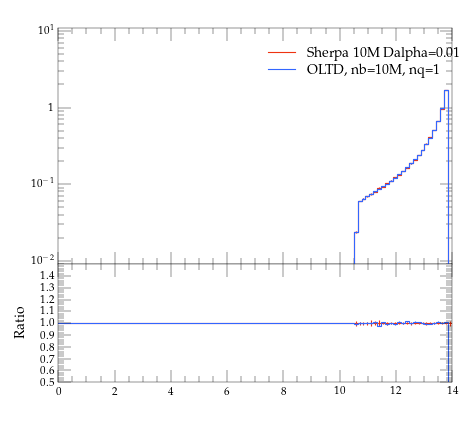

The Python source for this figure:
#! /usr/bin/env python

# This Python script was auto-generated using YODA v2.0.0.
# Analysis object: /evtb/cutEg_tjb_m
# Timestamp: 13-04-2024 (07:56:31)

import matplotlib as mpl
import matplotlib.pyplot as plt
mpl.use('Agg') # comment out for interactive use
import os
import numpy as np

plotDir = os.path.split(os.path.realpath(__file__))[0]
if 'YODA_USER_PLOT_PATH' in globals():
    plot_outdir = globals()['YODA_USER_PLOT_PATH']
else:
    plot_outdir = plotDir

#plot style
plt.style.use(os.path.join(plotDir, '../default.mplstyle'))
# plot metadata
figW, figH = plt.rcParams['figure.figsize']
ax_xLabel = r''
ax_yLabel = r''
ax_title  = r''
ax_xScale = 'linear'
ax_yScale = 'log'
xLims = (0.0, 14.0)
yLims = (0.009000000000000001, 11.0)

# TeX-friendly labels for the legend
labels = [ r"Sherpa 10M Dalpha=0.01", r"OLTD, nb=10M, nq=1" ]

# Create figure and axis objects
fig, (ax, ratio0_ax) = plt.subplots(2, 1, sharex=True,
                  figsize=(figW,figH), gridspec_kw={'height_ratios': (2, 1)})
ratio0_ax.yaxis.set_major_locator(mpl.ticker.MultipleLocator(0.1))
ratio0_ax.set_ylim(0.5, 1.4999)
ratio0_ax.set_ylabel('Ratio')

# LineColor map: curve index -> color
linecolors = {0: '#EE3311', 1: '#3366FF'}
# the numerical data is stored in a separate file
dataf = dict()
prefix = os.path.split(__file__)[0]
if prefix:    prefix = prefix + '/'
exec(open(prefix+'cutEg_tjb_m__data.py').read(), dataf)


legend_handles = [] # keep track of handles for the legend

# style options for curves
# starts at zorder>=5 to draw curve on top of legend
styles = {
  'curve0': {
    'color' : linecolors[0],
    'linestyle' : '-',
    'marker' : 'o',
    'zorder' : 5,
    'histstyle' : True,
  },
  'curve1': {
    'color' : linecolors[1],
    'linestyle' : '-',
    'marker' : 'o',
    'zorder' : 6,
    'histstyle' : True,
  },
}
# curve from input yoda files in main panel
for label in dataf['yvals'].keys():
    if all(np.isnan(v) for v in dataf['yvals'][label]):
        continue
    tmp = None
    if styles[label]['histstyle']: # draw as histogram
        tmp, = ax.plot(dataf['xedges'], dataf['yedges'][label],
                       color=styles[label]['color'],
                       linestyle=styles[label]['linestyle'],
                       drawstyle='steps-pre', solid_joinstyle='miter',
                       zorder=styles[label]['zorder'], label=label)
        ax.errorbar(dataf['xpoints'], dataf['yvals'][label], color=styles[label]['color'],
                    xerr=dataf['xerrs'], yerr=[dataf['ydowns'][label], dataf['yups'][label]],
                    linestyle='none', zorder=styles[label]['zorder'])
    else: # draw as scatter
        tmp = ax.errorbar(dataf['xpoints'], dataf['yvals'][label],
                          xerr=dataf['xerrs'],
                          yerr=[ dataf['ydowns'][label],
                          dataf['yups'][label] ],
                          fmt=styles[label]['marker'],
                          ecolor=styles[label]['color'],
                          color=styles[label]['color'], zorder=2)
        tmp[-1][0].set_linestyle(styles[label]['linestyle'])
    legend_handles += [tmp]
    for varLabel in dataf['variation_yvals'].keys():
        if varLabel.startswith(label):
            tmp, = ax.plot(dataf['xedges'], dataf['variation_yvals'][varLabel],
                           color=styles[label]['color'],
                           linestyle=styles[label]['linestyle'],
                           drawstyle='steps-pre', solid_joinstyle='miter',
                           zorder=styles[label]['zorder'], alpha=0.5)


# plots on ratio panel
# curve from input yoda files in ratio panel
for label, yvals in dataf['ratio0_yvals'].items():
    if all(np.isnan(v) for v in yvals):
        continue
    if styles[label]['histstyle']: # plot as histogram
        ratio0_ax.plot(dataf['xedges'], yvals,
                       color=styles[label]['color'],
                       linestyle=styles[label]['linestyle'],
                       drawstyle='steps-pre', zorder=1,
                       solid_joinstyle='miter')
        ratio0_ax.vlines(dataf['xpoints'],
                         dataf['ratio0_ymin'][label],
                         dataf['ratio0_ymax'][label],
                         color=styles[label]['color'], zorder=1)
    else: # plot as scatter
        tmp = ratio0_ax.errorbar(dataf['xpoints'],
                                 yvals, xerr=dataf['xerrs'],
                                 yerr=dataf['ratio0_yerrs'][label],
                                 fmt=styles[label]['marker'],
                                 ecolor=styles[label]['color'],
                                 color=styles[label]['color'])
        tmp[-1][0].set_linestyle(styles[label]['linestyle'])

    for varlabel in dataf['ratio0_variation_vals'].keys():
        if varlabel.startswith(label):
            ratio0_ax.plot(dataf['xedges'],
                            dataf['ratio0_variation_vals'][varlabel],
                            color=styles[label]['color'],
                            linestyle=styles[label]['linestyle'],
                            drawstyle='steps-pre', solid_joinstyle='miter',
                            zorder=1, alpha=0.5)

legend_pos = (0.5, 0.97)
ax.legend(legend_handles, labels, loc='upper left', bbox_to_anchor=legend_pos)

# set plot metadata as defined above
ratio0_ax.set_xlabel(ax_xLabel)
ratio0_ax.xaxis.set_label_coords(1., -.15)
ax.set_ylabel(ax_yLabel, loc='top')
ax.set_title(ax_title, loc='left')
ax.set_xscale(ax_xScale)
ax.set_yscale(ax_yScale)
ax.set_xlim(xLims)
ax.set_ylim(yLims)

# tick formatting
plt.rcParams['xtick.top'] = True
plt.rcParams['ytick.right'] = True
ax.yaxis.set_major_locator(mpl.ticker.LogLocator(base=10.0, numticks=np.inf))
ax.yaxis.set_minor_locator(mpl.ticker.LogLocator(
                           base=10.0, subs=np.arange(0.1, 1, 0.1), numticks=np.inf))
fig.align_ylabels((ax, ratio0_ax))
plt.savefig(os.path.join(plot_outdir, 'cutEg_tjb_m.pdf'), format='PDF')
plt.savefig(os.path.join(plot_outdir, 'cutEg_tjb_m.png'), format='PNG')

plt.close(fig)
